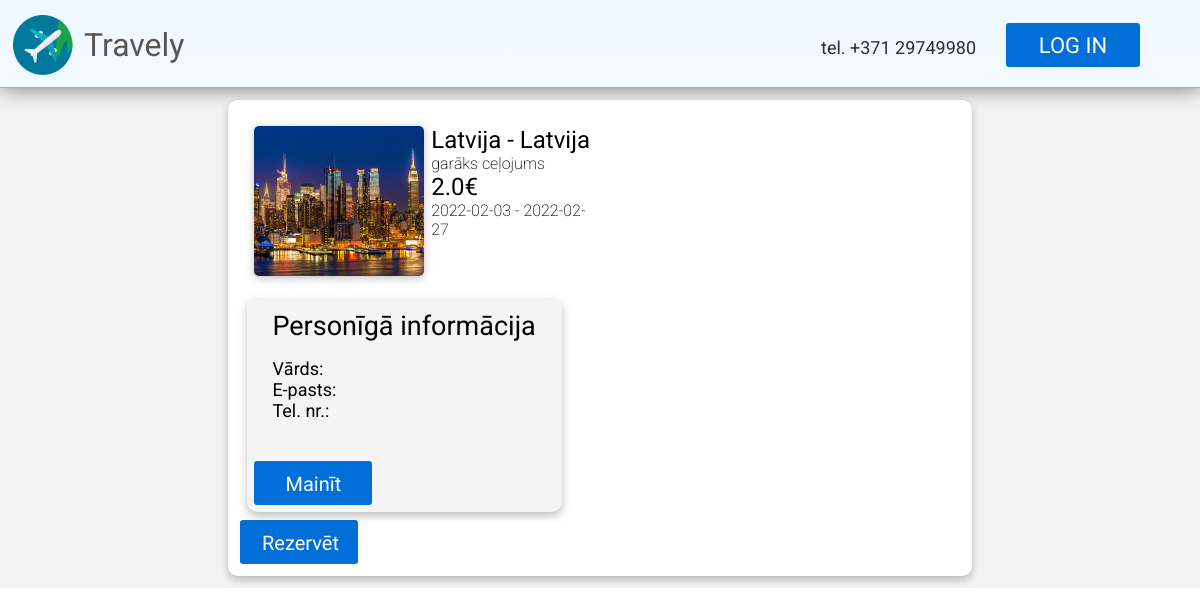
The app's page /reservation/3 with its own data.
### models.py (models this page shows, shortened)
class Trip(db.Model):
    id = db.Column(db.Integer, primary_key=True)
    agency_id = db.Column(db.Integer, db.ForeignKey("agency.id"))
    country_from = db.Column(db.Integer)
    country_to = db.Column(db.Integer)
    date_from = db.Column(db.Date)
    date_to = db.Column(db.Date)
    description = db.Column(db.String(280))
    cost = db.Column(db.Float)
    ticket_amount = db.Column(db.Integer)
    views = db.Column(db.Integer)
    img_file = db.Column(db.String(20), nullable=False, default='default.jpg')

class Country(db.Model):
    id = db.Column(db.Integer, primary_key=True)
    country = db.Column(db.String(48), nullable=False)
    abbreviation = db.Column(db.String(2), nullable=False)

### main.py (the view)
@app.route('/reservation/<int:id>')
def reservation(id):
    trip = Trip.query.get(id)
    trip.views += 1
    db.session.commit()
    return render_template("reservation.html", trip = trip, countries = Country.query.all())

### templates/reservation.html
{% extends "index.html" %}
{% block content %}
<div id="catalogue-list">
    {% if trip %}
        <div id="reservation-elements">
            <div class="reservetion-list-element">
                <img src="{{ url_for('static', filename='/images/destinations/' + trip.img_file) }}" class="catalogue-list-element-img">
                <div class="reservetion-list-element-text">
                    <h2>
                        {% for country in countries %}
                            {% if country.id == trip.country_from %}
                                {{ country.country }} -
                            {% endif %}
                            {% if country.id == trip.country_to %}
                                {{ country.country }}
                            {% endif %}
                        {% endfor %}
                    </h2>
                    <p>{{ trip.description }}</p>
                    <h2>{{ trip.cost }}€</h2>
                    <p>{{ trip.date_from }} - {{ trip.date_to }}</p>
                </div>
            </div>
            <div id="personal-info">
                <h2 id="informacija">Personīgā informācija</h2>
                <div id="personiga-informacija">
                    <h2>Vārds:</h2>
                    <h2>E-pasts:</h2>
                    <h2>Tel. nr.:</h2>
                </div>
                <a href="/profile" class="button" id="button-reserve">Mainīt</a>
            </div>
            <a href="/reservation/add/{{ trip.id }}" class="button" id="button-reserve">Rezervēt</a>
        </div>
    {% endif %}
</div>
{% endblock %}

### static/css/stylesheet.css (style rules this page uses)
* { margin:0; padding:0; }
body { font-family: 'Roboto', sans-serif; color:#575757; background-image: linear-gradient(aliceblue, white); background-repeat: no-repeat; }
h2 { font-weight: 400; }
p { font-weight: 200; }
a { text-decoration: none; }
a.button { display: inline-block; color: white !important; text-align: center; font-size: 22px !important; font-family: Thasadith; text-decoration: none; line-height: 42px; font-weight: normal !important; background-color: #0070D8; border-radius: 3px; padding-right: 22px; padding-left: 22px; padding-top: 2px; padding-bottom: 2px; }
#informacija { margin-left: 18px; padding-top: 8px; font-style: normal; font-weight: normal; font-size: 27px; line-height: 27px; text-align: left; color: #000000; }
#personiga-informacija { margin-left: 18px; margin-top: 18px; margin-right: 100px; font-style: normal; font-size: 12px; color: #000000; }
#catalogue-list { background-color: #F4F4F4; max-width: 100%; width: 100%; display: flex; flex-direction: column; }
.catalogue-list-element-img { width: 170px; height: 150px; filter: drop-shadow(0px 2px 4px rgba(0, 0, 0, 0.25)); border-radius: 5px; }
#personal-info { background-color: #F4F4F4; display: flex; flex-wrap: nowrap; flex-direction:column; padding: 1%; border-radius: 10px; gap: 2%; margin: 1%; width: 300px; height: 200px; filter: drop-shadow(0px 4px 4px rgba(0, 0, 0, 0.25)); }
#reservation-elements { background-color: white; color:black; display: flex; flex-wrap: nowrap; flex-direction:column; padding: 1%; border-radius: 10px; gap: 2%; margin: 1%; width: 60%; filter: drop-shadow(0px 4px 4px rgba(0, 0, 0, 0.25)); margin-left: auto; margin-right: auto; }
.reservetion-list-element { display: flex; flex-wrap: nowrap; flex-direction: row; padding: 1%; gap: 2%; margin: 1%; margin-right: auto; }
.reservetion-list-element-text { width: 70%; }
#button-reserve { font-size: 20px !important; height:40px; width:74px; margin-top: auto; }

### records on screen
Trip: img_file (picture), description "garāks ceļojums", cost "2.0", date_from "2022-02-03", date_to "2022-02-27"
Country: country "Latvija"
